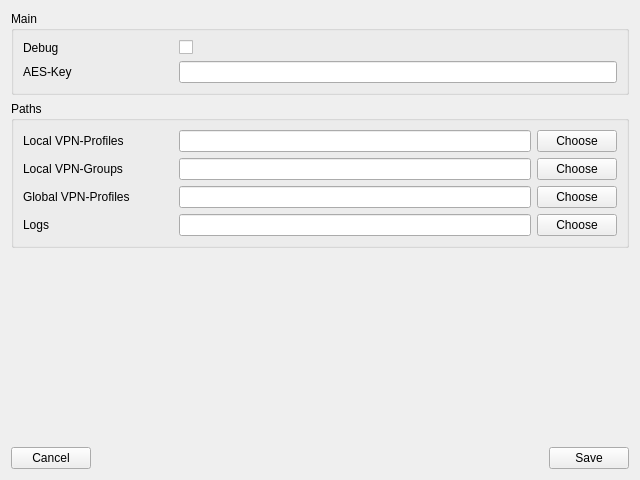
<?xml version="1.0" encoding="UTF-8"?>
<ui version="4.0">
 <class>vpnSetting</class>
 <widget class="QWidget" name="vpnSetting">
  <property name="geometry">
   <rect>
    <x>0</x>
    <y>0</y>
    <width>640</width>
    <height>480</height>
   </rect>
  </property>
  <property name="windowTitle">
   <string>Form</string>
  </property>
  <layout class="QVBoxLayout" name="verticalLayout">
   <item>
    <widget class="QGroupBox" name="groupBox">
     <property name="title">
      <string>Main</string>
     </property>
     <layout class="QVBoxLayout" name="verticalLayout_2">
      <item>
       <layout class="QFormLayout" name="formLayout">
        <item row="0" column="0">
         <widget class="QLabel" name="label">
          <property name="minimumSize">
           <size>
            <width>150</width>
            <height>0</height>
           </size>
          </property>
          <property name="text">
           <string>Debug</string>
          </property>
         </widget>
        </item>
        <item row="1" column="0">
         <widget class="QLabel" name="label_2">
          <property name="minimumSize">
           <size>
            <width>150</width>
            <height>0</height>
           </size>
          </property>
          <property name="text">
           <string>AES-Key</string>
          </property>
         </widget>
        </item>
        <item row="0" column="1">
         <widget class="QCheckBox" name="cbDebug">
          <property name="text">
           <string/>
          </property>
         </widget>
        </item>
        <item row="1" column="1">
         <widget class="QLineEdit" name="leAESKey"/>
        </item>
       </layout>
      </item>
     </layout>
    </widget>
   </item>
   <item>
    <widget class="QGroupBox" name="groupBox_2">
     <property name="title">
      <string>Paths</string>
     </property>
     <layout class="QVBoxLayout" name="verticalLayout_3">
      <item>
       <layout class="QFormLayout" name="formLayout_2">
        <item row="0" column="0">
         <widget class="QLabel" name="label_3">
          <property name="minimumSize">
           <size>
            <width>150</width>
            <height>0</height>
           </size>
          </property>
          <property name="text">
           <string>Local VPN-Profiles</string>
          </property>
         </widget>
        </item>
        <item row="1" column="0">
         <widget class="QLabel" name="label_4">
          <property name="minimumSize">
           <size>
            <width>150</width>
            <height>0</height>
           </size>
          </property>
          <property name="text">
           <string>Local VPN-Groups</string>
          </property>
         </widget>
        </item>
        <item row="2" column="0">
         <widget class="QLabel" name="label_5">
          <property name="minimumSize">
           <size>
            <width>150</width>
            <height>0</height>
           </size>
          </property>
          <property name="text">
           <string>Global VPN-Profiles</string>
          </property>
         </widget>
        </item>
        <item row="3" column="0">
         <widget class="QLabel" name="label_6">
          <property name="minimumSize">
           <size>
            <width>150</width>
            <height>0</height>
           </size>
          </property>
          <property name="text">
           <string>Logs</string>
          </property>
         </widget>
        </item>
        <item row="0" column="1">
         <layout class="QHBoxLayout" name="horizontalLayout_2">
          <item>
           <widget class="QLineEdit" name="leLocalVPNProfiles"/>
          </item>
          <item>
           <widget class="QPushButton" name="btnChooseLocalVPNProfiles">
            <property name="text">
             <string>Choose</string>
            </property>
           </widget>
          </item>
         </layout>
        </item>
        <item row="1" column="1">
         <layout class="QHBoxLayout" name="horizontalLayout_3">
          <item>
           <widget class="QLineEdit" name="leLocalVPNGroups"/>
          </item>
          <item>
           <widget class="QPushButton" name="btnChooseLocalVPNGroups">
            <property name="text">
             <string>Choose</string>
            </property>
           </widget>
          </item>
         </layout>
        </item>
        <item row="2" column="1">
         <layout class="QHBoxLayout" name="horizontalLayout_4">
          <item>
           <widget class="QLineEdit" name="leGlobalVPNProfiles"/>
          </item>
          <item>
           <widget class="QPushButton" name="btnChooseGlobalVPNProfiles">
            <property name="text">
             <string>Choose</string>
            </property>
           </widget>
          </item>
         </layout>
        </item>
        <item row="3" column="1">
         <layout class="QHBoxLayout" name="horizontalLayout_5">
          <item>
           <widget class="QLineEdit" name="leLogs"/>
          </item>
          <item>
           <widget class="QPushButton" name="btnChooseLogs">
            <property name="text">
             <string>Choose</string>
            </property>
           </widget>
          </item>
         </layout>
        </item>
       </layout>
      </item>
     </layout>
    </widget>
   </item>
   <item>
    <spacer name="verticalSpacer">
     <property name="orientation">
      <enum>Qt::Vertical</enum>
     </property>
     <property name="sizeHint" stdset="0">
      <size>
       <width>20</width>
       <height>40</height>
      </size>
     </property>
    </spacer>
   </item>
   <item>
    <layout class="QHBoxLayout" name="horizontalLayout">
     <item>
      <widget class="QPushButton" name="btnCancel">
       <property name="text">
        <string>Cancel</string>
       </property>
      </widget>
     </item>
     <item>
      <spacer name="horizontalSpacer">
       <property name="orientation">
        <enum>Qt::Horizontal</enum>
       </property>
       <property name="sizeHint" stdset="0">
        <size>
         <width>40</width>
         <height>20</height>
        </size>
       </property>
      </spacer>
     </item>
     <item>
      <widget class="QPushButton" name="btnSave">
       <property name="text">
        <string>Save</string>
       </property>
      </widget>
     </item>
    </layout>
   </item>
  </layout>
 </widget>
 <resources/>
 <connections/>
</ui>
